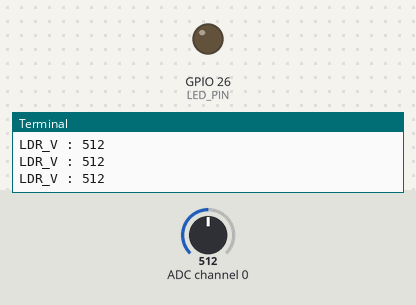
Bench run of a program on a simulated Raspberry Pi (BCM pin numbers). Shown: output pins drawn as LEDs (lit = HIGH), the last lines printed to the terminal. The inputs (shaded band) are chosen by the test bench; at power-on: ADC channel 0 = 512 (analog values on the 0–1023 scale).

Above: at 1.2 s.
1.3 s: ADC channel 0 set to 494
At 2.7 s:
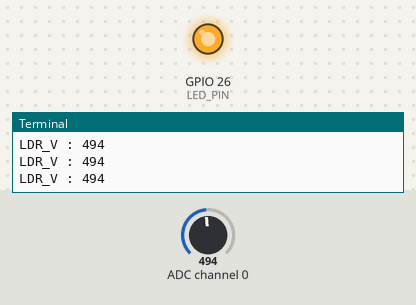
3.0 s: ADC channel 0 set to 522
At 4.0 s:
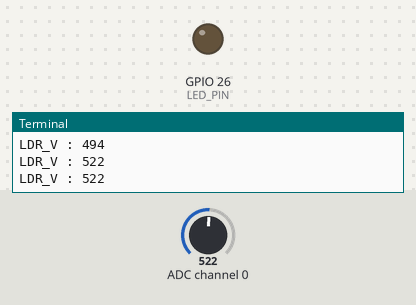
4.5 s: ADC channel 0 set to 511
At 5.2 s:
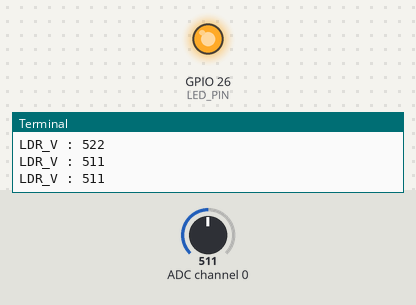
Timing chart, 0 to 7.5 s (numbered marks = the images above; inputs shaded):
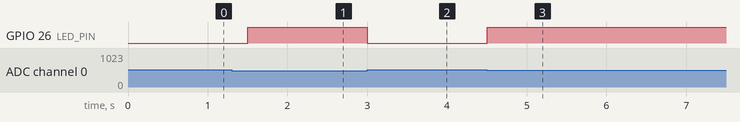

The program:

p.py
```python
import spidev
import time
import RPi.GPIO as GPIO

LED_PIN = 26
spi = spidev.SpiDev()

GPIO.setmode(GPIO.BCM)

GPIO.setup(LED_PIN, GPIO.OUT)
spi.open(0, 0)

spi.max_speed_hz = 100000

def analog_read(channel):
    ret = spi.xfer2([1,(8+channel) << 4,0])
    adc_out = ((ret[1] & 3) << 8) + ret[2]
    return adc_out

try:
    while True:
        ldr_value = analog_read(0)
        print("LDR_V : %d" % ldr_value)
        if(ldr_value < 512):
            GPIO.output(LED_PIN, 1)
        else :
            GPIO.output(LED_PIN, 0)
        time.sleep(0.5)
finally:
    GPIO.cleanup()
    spi.close()
```

Measured:
- the behaviour switches between 512 and 511 on ADC channel 0 (found by bisection; images 0 and 1)
- after the input at 1.3 s, GPIO 26 (LED_PIN): LOW → HIGH after 0.20 s
- after the input at 3.0 s, GPIO 26 (LED_PIN): HIGH → LOW at once
- after the input at 4.5 s, GPIO 26 (LED_PIN): LOW → HIGH at once
